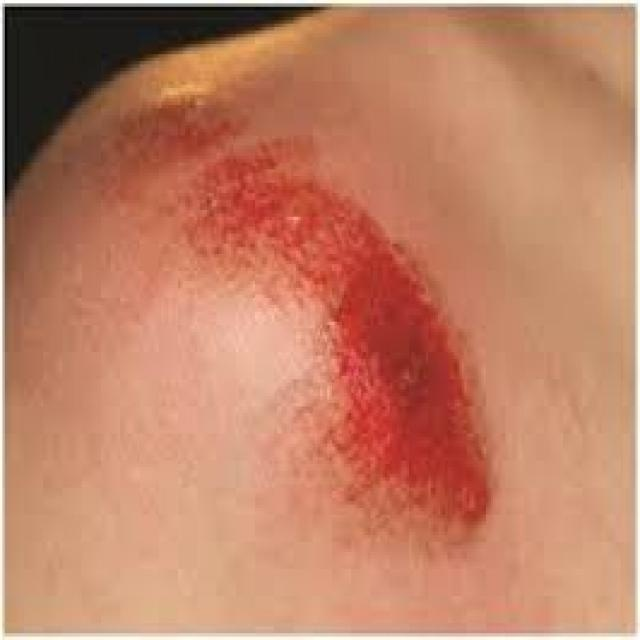
#> input picture data/datasets/efficientnet_kaggle_v1/test/abrasion/4bd227f47eca1b7c.jpg, 640 x 640 px
$ python -i input_quality.py   (imports and definitions only)   (older library calls are emulated)
#> lines starting #> are read from the running program, lines starting #| are printed output that depends on the picture; after the words box and inside, x2 and y2 are one past the last pixel; in counts of white or black regions, pixels touching at a corner belong together
"""Input quality and OOD gates for vision models.

These checks exist because trained heads overfit synthetic drawings and fire on
uniform/blank inputs. Gates are not a clinical filter.
"""
from __future__ import annotations

import os
from typing import Optional

import cv2
import numpy as np

STATUS_VALID = "VALID"
STATUS_LOW_QUALITY = "LOW_QUALITY_INPUT"
STATUS_OOD = "OUT_OF_DISTRIBUTION"
STATUS_UNAVAILABLE = "MODEL_UNAVAILABLE"
STATUS_UNTRUSTWORTHY = "UNTRUSTWORTHY_OUTPUT"

ENV_MIN_CONF = "EFFNET_MIN_CONFIDENCE"
ENV_TEMPERATURE = "EFFNET_TEMPERATURE"
DEFAULT_MIN_CONFIDENCE = 0.80
DEFAULT_TEMPERATURE = 1.5


def resolve_min_confidence(explicit: Optional[float] = None) -> float:
    if explicit is not None:
        return float(explicit)
    raw = os.environ.get(ENV_MIN_CONF)
    if raw is not None and str(raw).strip():
        return float(raw)
    return DEFAULT_MIN_CONFIDENCE


def resolve_temperature(explicit: Optional[float] = None) -> float:
    if explicit is not None:
        return max(float(explicit), 1e-3)
    raw = os.environ.get(ENV_TEMPERATURE)
    if raw is not None and str(raw).strip():
        return max(float(raw), 1e-3)
    return DEFAULT_TEMPERATURE


def _skin_and_red_fractions(image_rgb: np.ndarray) -> tuple[float, float]:
    hsv = cv2.cvtColor(image_rgb, cv2.COLOR_RGB2HSV)
    h, s, v = hsv[:, :, 0], hsv[:, :, 1], hsv[:, :, 2]
    skin = (
        (((h <= 25) | (h >= 160)) & (s >= 20) & (s <= 180) & (v >= 50) & (v <= 250))
        | ((h <= 40) & (s >= 15) & (s <= 120) & (v >= 80) & (v <= 230))
    )
    red = ((h <= 12) | (h >= 170)) & (s >= 80) & (v >= 40)
    n = float(image_rgb.shape[0] * image_rgb.shape[1])
    return float(skin.mean()) if n else 0.0, float(red.mean()) if n else 0.0


def assess_input_quality(image_rgb: np.ndarray) -> dict:
    """Return status, reason, and quality metrics. Does not run the classifier."""
    if image_rgb is None:
        return {
            "status": STATUS_LOW_QUALITY,
            "reason": "missing_image",
            "metrics": {},
        }
    arr = np.asarray(image_rgb)
    if arr.ndim != 3 or arr.shape[2] < 3:
        return {
            "status": STATUS_LOW_QUALITY,
            "reason": "invalid_image_shape",
            "metrics": {"shape": list(arr.shape)},
        }
    h, w = int(arr.shape[0]), int(arr.shape[1])
#> h = 640; w = 640
    if h < 16 or w < 16:
        return {
            "status": STATUS_LOW_QUALITY,
            "reason": "image_too_small",
            "metrics": {"height": h, "width": w},
        }

    rgb = arr[:, :, :3]
    if rgb.dtype != np.uint8:
        if np.issubdtype(rgb.dtype, np.floating) and float(np.nanmax(rgb)) <= 1.5:
            rgb = np.clip(rgb * 255.0, 0, 255).astype(np.uint8)
        else:
            rgb = np.clip(rgb, 0, 255).astype(np.uint8)

    gray = cv2.cvtColor(rgb, cv2.COLOR_RGB2GRAY)
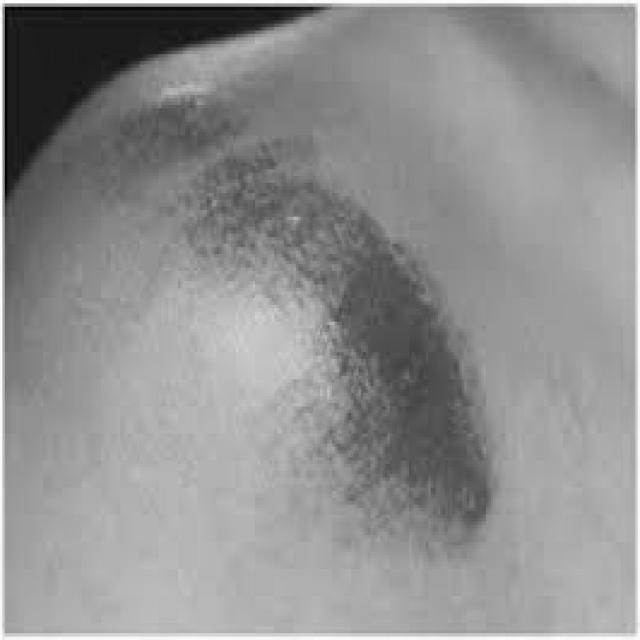
#> gray: shape (640, 640); min 0, max 255, mean 143.7
    std = float(np.std(gray))
#> std = 40.61
    ptp = float(int(gray.max()) - int(gray.min()))
#> ptp = 255
    unique16 = int(np.unique(gray // 16).size)
#> unique16 = 16
    lap_var = float(cv2.Laplacian(gray, cv2.CV_64F).var())
#> lap_var = 60.25
    edges = cv2.Canny(gray, 50, 150)
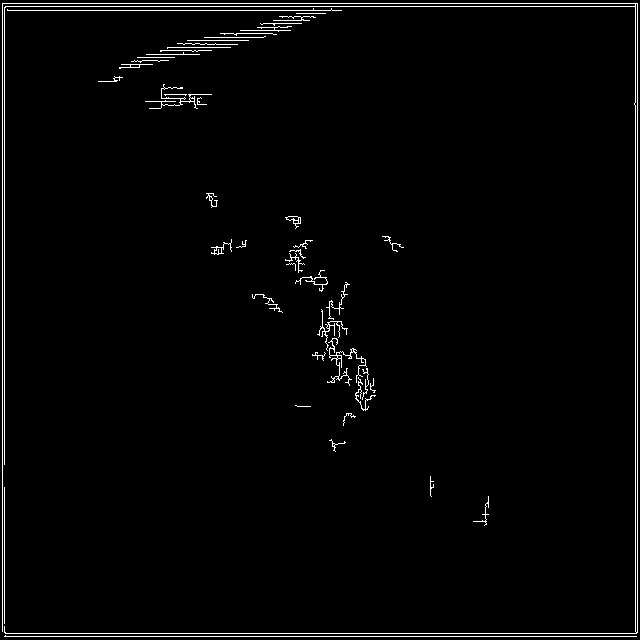
#> edges: shape (640, 640); 2% white in thin lines or dots
    edge_frac = float((edges > 0).mean())
#> edge_frac = 0.0195
    skin_frac, red_frac = _skin_and_red_fractions(rgb)
#> in _skin_and_red_fractions, `hsv = cv2.cvtColor(image_rgb, cv2.COLOR_RGB2HSV)`: hsv: shape (640, 640, 3); mean H, S, V 10.8, 119.3, 190.9
#> in _skin_and_red_fractions, `h, s, v = hsv[:, :, 0], hsv[:, :, 1], hsv[:, :, 2]`:
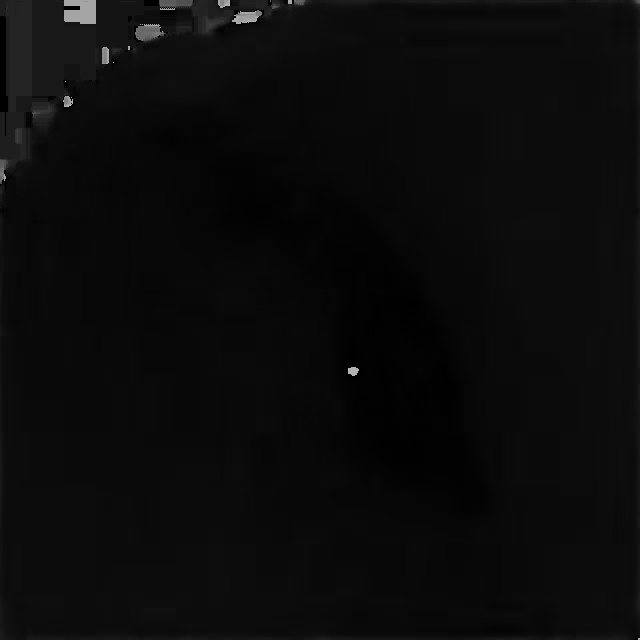
#> h: shape (640, 640); min 0, max 179, mean 10.8
#> in _skin_and_red_fractions, `h, s, v = hsv[:, :, 0], hsv[:, :, 1], hsv[:, :, 2]`:
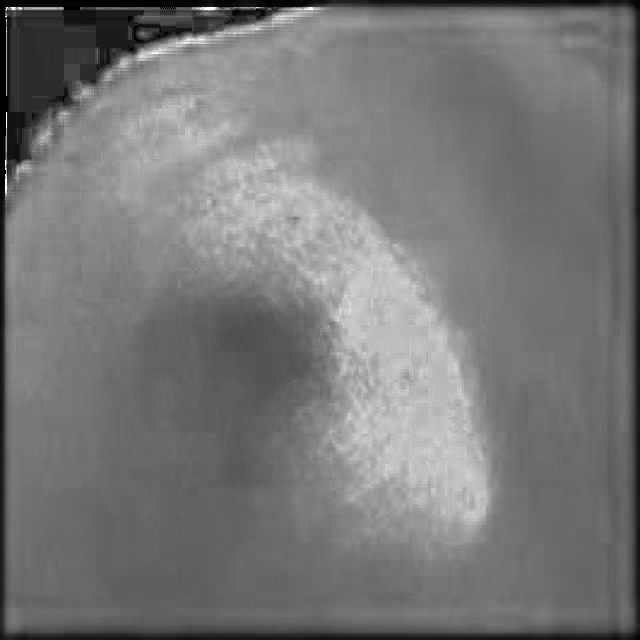
#> s: shape (640, 640); min 0, max 255, mean 119.3
#> in _skin_and_red_fractions, `h, s, v = hsv[:, :, 0], hsv[:, :, 1], hsv[:, :, 2]`:
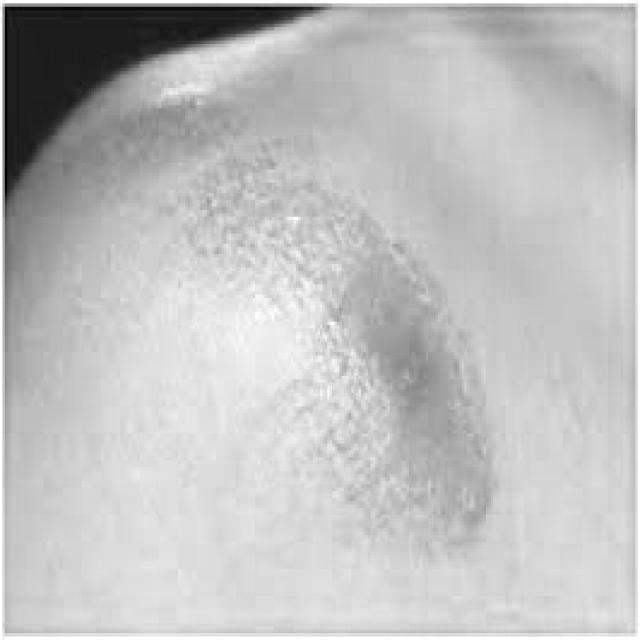
#> v: shape (640, 640); min 0, max 255, mean 190.9
#> in _skin_and_red_fractions, `skin = ( (((h <= 25) | (h >= 160)) & (s >= 20) & (s <= 180) & (v >= 50..`:
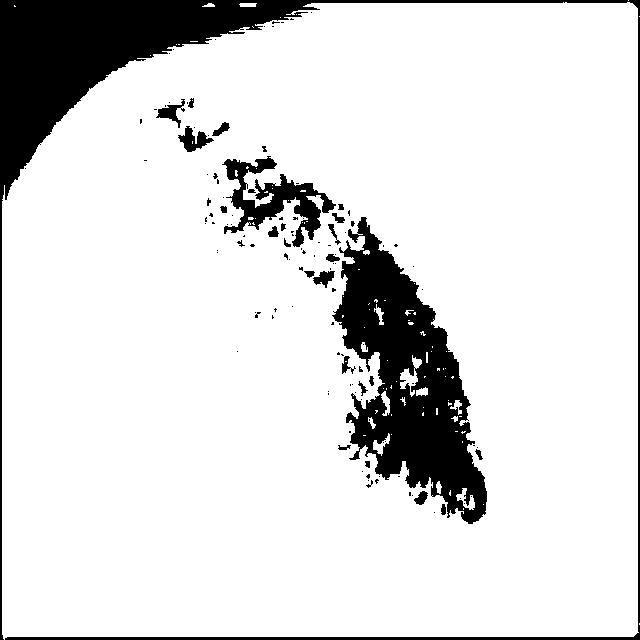
#> skin: shape (640, 640) bool; 86.6% white; 125 black regions (96 under 20 px), largest, box (x1, y1, x2, y2) and area: (0, 0, 640, 640) 27241, (332, 217, 487, 524) 21460, (222, 156, 336, 247) 3577
#> in _skin_and_red_fractions, `red = ((h <= 12) | (h >= 170)) & (s >= 80) & (v >= 40)`:
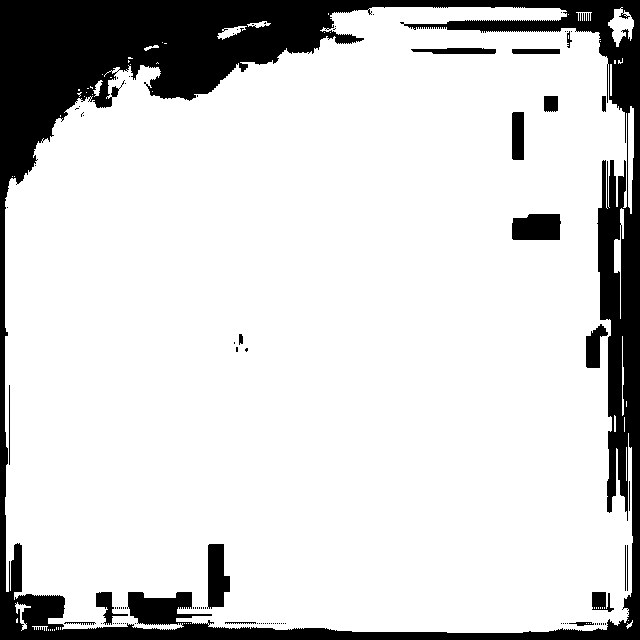
#> red: shape (640, 640) bool; 83.2% white; 92 black regions (72 under 20 px), largest, box (x1, y1, x2, y2) and area: (0, 0, 640, 640) 63389, (512, 214, 561, 240) 1181, (207, 544, 230, 609) 1109
#> skin_frac = 0.866; red_frac = 0.832

    metrics = {
        "height": h,
        "width": w,
        "std": round(std, 4),
        "ptp": round(ptp, 4),
        "unique16": unique16,
        "laplacian_var": round(lap_var, 4),
        "edge_frac": round(edge_frac, 6),
        "skin_frac": round(skin_frac, 6),
        "red_frac": round(red_frac, 6),
    }

    if std < 12.0 and ptp < 40:
        return {
            "status": STATUS_LOW_QUALITY,
            "reason": "uniform_or_blank_image",
            "metrics": metrics,
        }
    if unique16 <= 3 and std < 20.0 and lap_var < 50.0:
        return {
            "status": STATUS_LOW_QUALITY,
            "reason": "near_uniform_palette",
            "metrics": metrics,
        }
    if lap_var < 12.0 and edge_frac < 0.012:
        return {
            "status": STATUS_LOW_QUALITY,
            "reason": "blank_or_blurred_insufficient_detail",
            "metrics": metrics,
        }
    if lap_var < 25.0 and std < 18.0 and edge_frac < 0.02:
        return {
            "status": STATUS_LOW_QUALITY,
            "reason": "low_contrast_blur",
            "metrics": metrics,
        }
    if lap_var > 5000.0 and edge_frac > 0.20 and skin_frac < 0.35:
        return {
            "status": STATUS_OOD,
            "reason": "high_frequency_unstructured",
            "metrics": metrics,
        }
    if skin_frac < 0.04 and red_frac < 0.06:
        return {
            "status": STATUS_OOD,
            "reason": "colors_not_injury_like",
            "metrics": metrics,
        }
    return {
        "status": STATUS_VALID,
        "reason": "passed_input_quality_gates",
        "metrics": metrics,
    }


def softmax_entropy(probs: np.ndarray) -> float:
    p = np.clip(np.asarray(probs, dtype=np.float64), 1e-12, 1.0)
    p = p / p.sum()
    return float(-(p * np.log(p)).sum())

>>> import cv2
>>> picture = cv2.cvtColor(cv2.imread('../../data/datasets/efficientnet_kaggle_v1/test/abrasion/4bd227f47eca1b7c.jpg'), cv2.COLOR_BGR2RGB)
>>> result = assess_input_quality(picture)
#> result = 3 items

$ run again, on data/datasets/efficientnet_kaggle_v1/test/abrasion/6db140c626577726.jpg
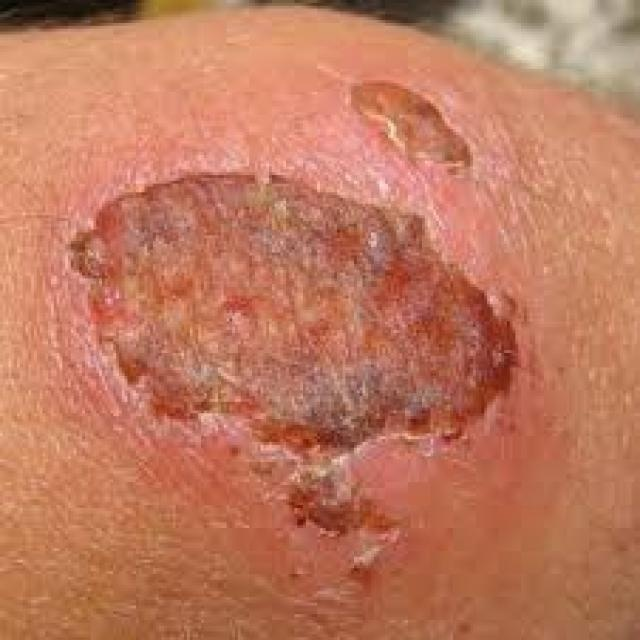
#> input picture data/datasets/efficientnet_kaggle_v1/test/abrasion/6db140c626577726.jpg, 640 x 640 px
#> std = 26.83
#> ptp = 226
#> lap_var = 81.21
#> in assess_input_quality, `edges = cv2.Canny(gray, 50, 150)`:
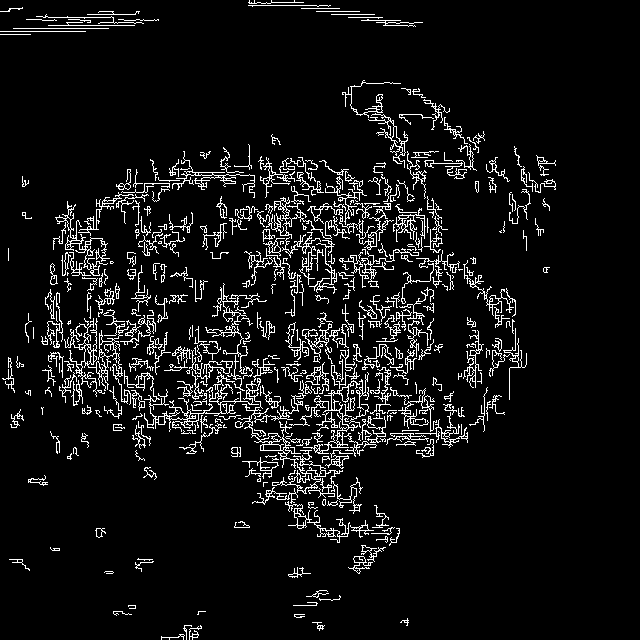
#> edges: shape (640, 640); 7.2% white in thin lines or dots, all inside (x1, y1, x2, y2) = (0, 0, 556, 640)
#> edge_frac = 0.0715
#> hsv: shape (640, 640, 3); mean H, S, V 8.7, 130.5, 191.4
#> skin: shape (640, 640) bool; 97.3% white; 260 black regions (224 under 20 px), largest, box (x1, y1, x2, y2) and area: (442, 279, 517, 439) 2710, (0, 0, 144, 20) 2068, (262, 425, 334, 450) 961
#> in _skin_and_red_fractions, `red = ((h <= 12) | (h >= 170)) & (s >= 80) & (v >= 40)`:
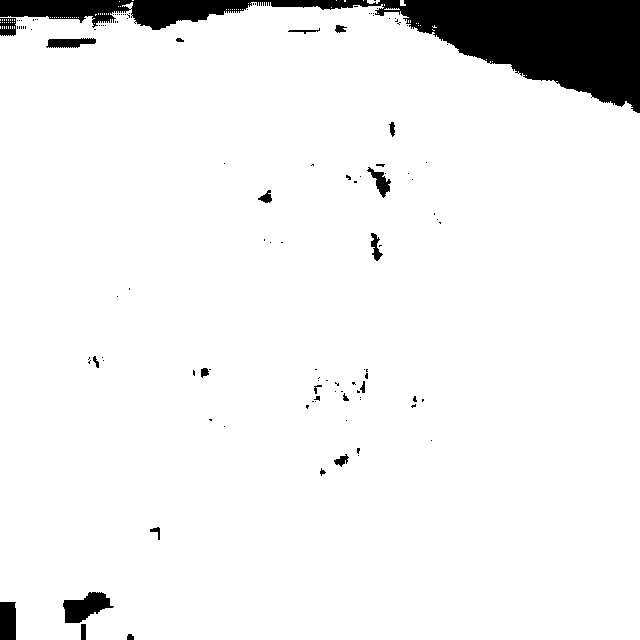
#> red: shape (640, 640) bool; 93.6% white; 119 black regions (97 under 20 px), largest, box (x1, y1, x2, y2) and area: (0, 0, 640, 113) 22362, (63, 592, 114, 623) 929, (0, 602, 16, 640) 603
#> skin_frac = 0.973; red_frac = 0.936
#> result = 3 items
